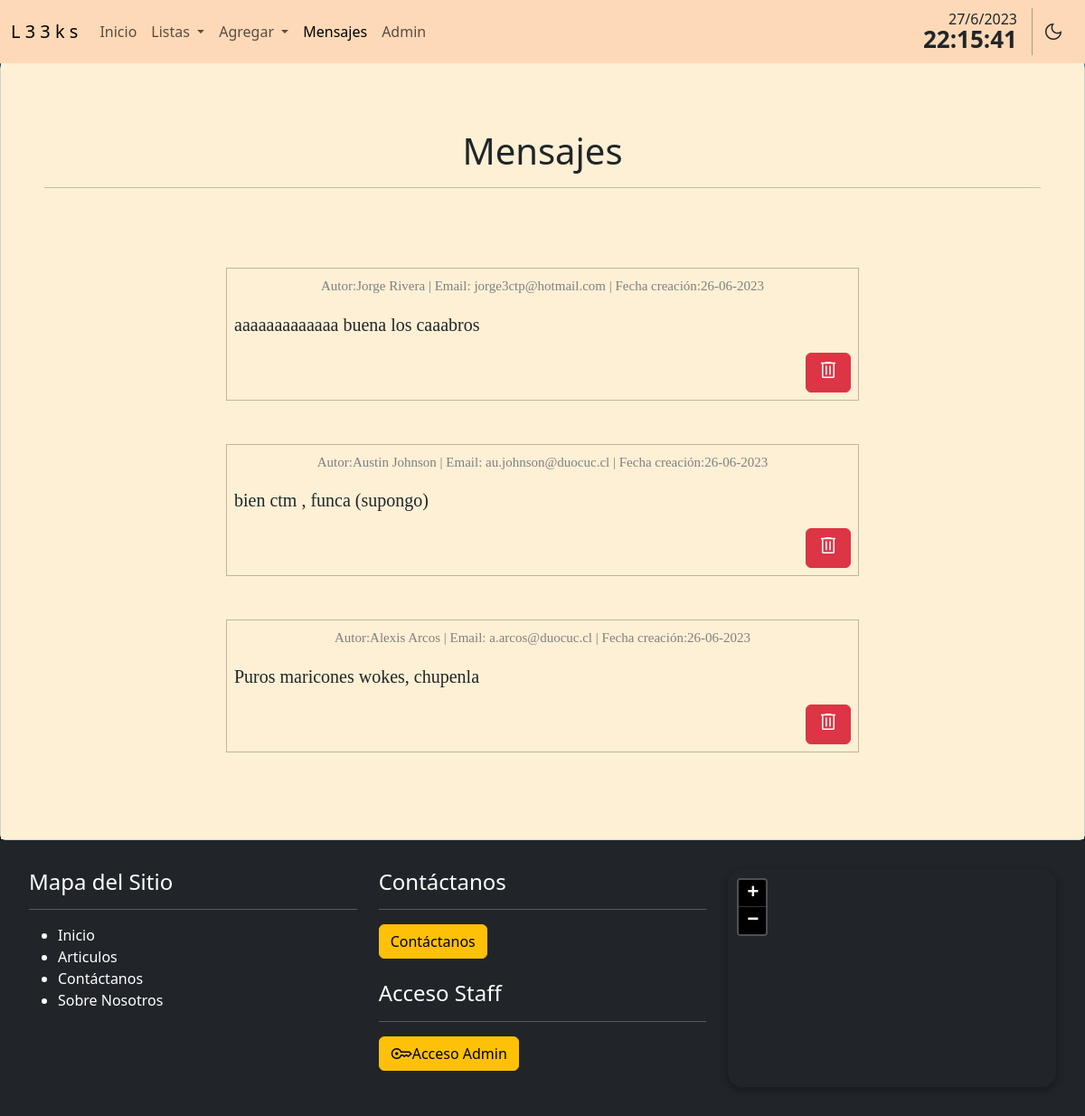
Before: /crud/mensajes/ with the older database file.
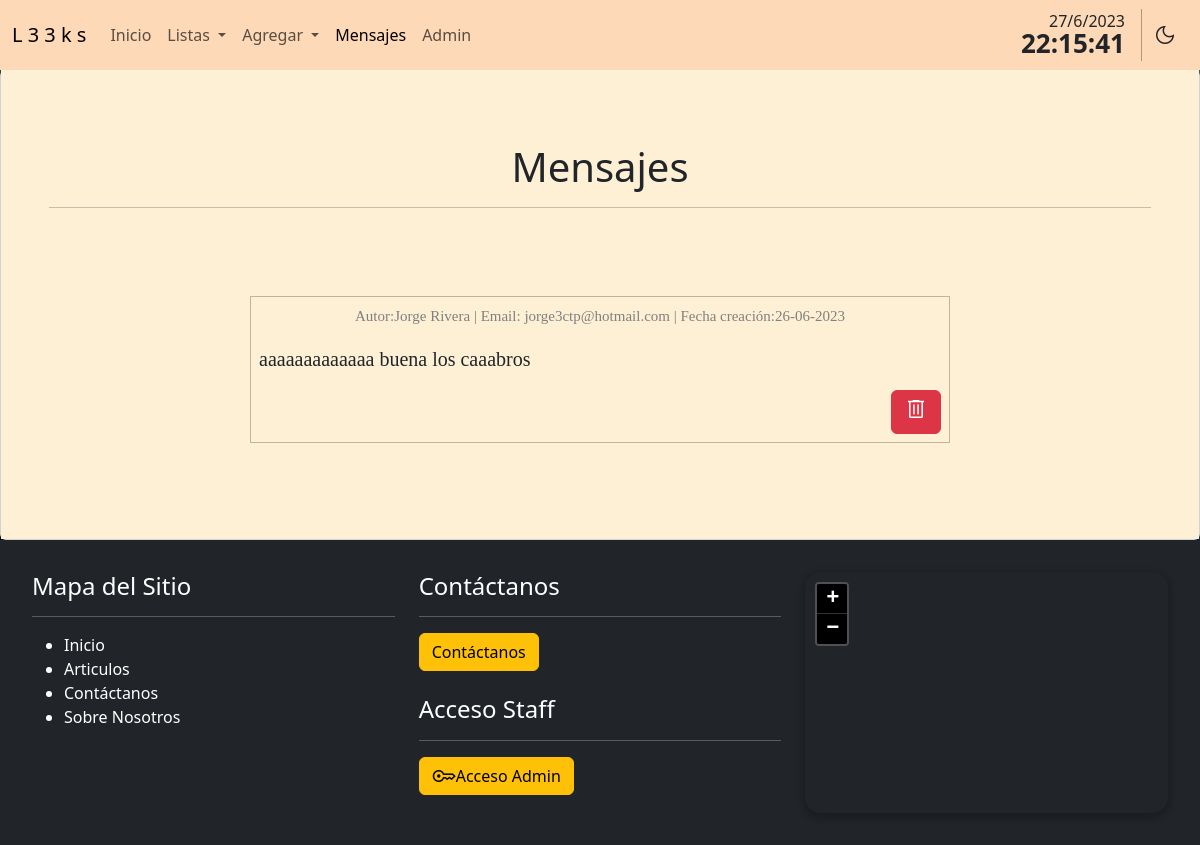
After: the same page with the newer database file.
### crud/models.py (models this page shows)
class Mensaje(models.Model):
    nombre = models.CharField(max_length=15)
    apellido = models.CharField(max_length=32)
    email = models.CharField(max_length=32)
    mensaje = models.CharField(max_length=100)
    creacion = models.DateTimeField(verbose_name='Fecha Registro', auto_now_add=True)

### crud/views.py (the view)
# urls.py: path('mensajes/', mensajes, name="mensajes"),
def mensajes(request):
    context = {'mensajes':Mensaje.objects.all()}
    return render(request,'crud/messages.html',context)

### crud/templates/crud/messages.html (shortened to what this page needs)
{% extends 'crud/base.html' %}
{% block messages %}active{% endblock %}
{% load static %}
{% block first_content %}
<section>
    <div class="container principal">
        <div class="card px-5">
            <div class="card-body fondo p-5">
                <h1 class="text-center">Mensajes</h1>
                <hr>
                {% for m in mensajes %}
                            <article class="border  border-black p-2 mb-2 border-opacity-25 mb-5 mensaje">
                                <p class="detalle-articulo text-center">
                                    Autor:{{m.nombre}} {{m.apellido}} | Email: {{m.email}} | Fecha creación:{{m.creacion|date:"d-m-Y"}}
                                </p>
                                <p class="articulo-index">
                                    {{m.mensaje}}
                                </p>
                                <a class="btn btn-danger modal-borrar btn-eliminar" data-bs-toggle="modal" data-bs-target="#staticBackdrop" data-href="{% url 'eliminar-mensaje' idMensaje=m.id %}">
                                    <span class="material-symbols-outlined">
                                    </span>
                                </a>
                            </article>
                {% endfor %}
            </div>
        </div>
    </div>
</section>
{% endblock %}

Changed rows visible on the page:
removed Mensaje: nombre "Austin", apellido "Johnson", email "au.johnson@duocuc.cl", creacion "26-06-2023", mensaje "bien ctm , funca (supongo)"
removed Mensaje: nombre "Alexis", apellido "Arcos", email "a.arcos@duocuc.cl", creacion "26-06-2023", mensaje "Puros maricones wokes, chupenla"
